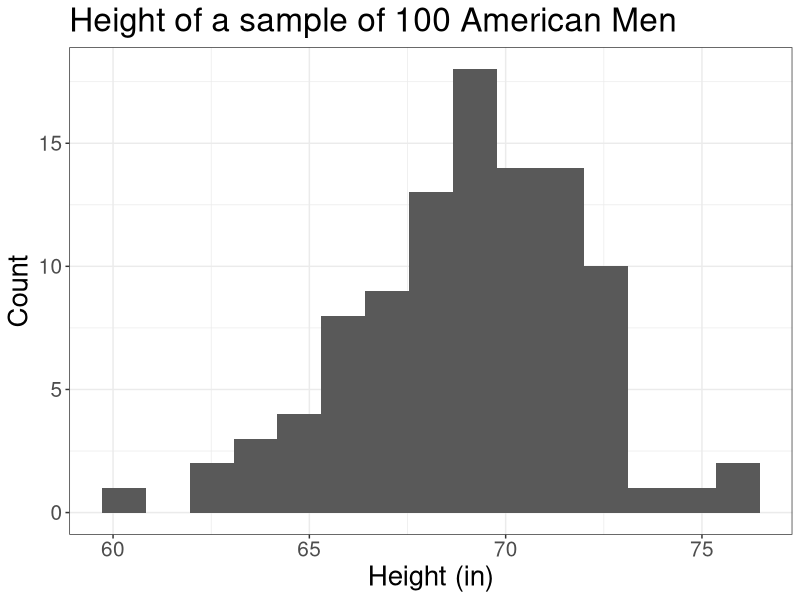
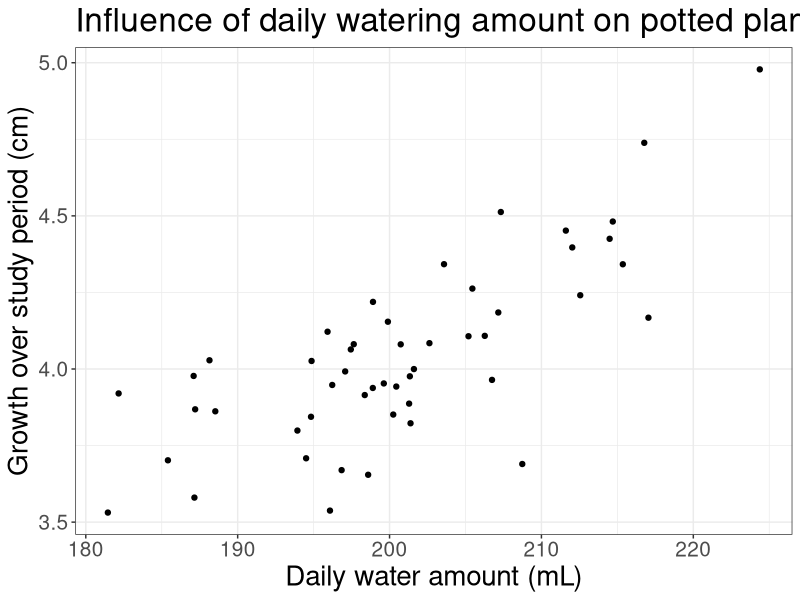
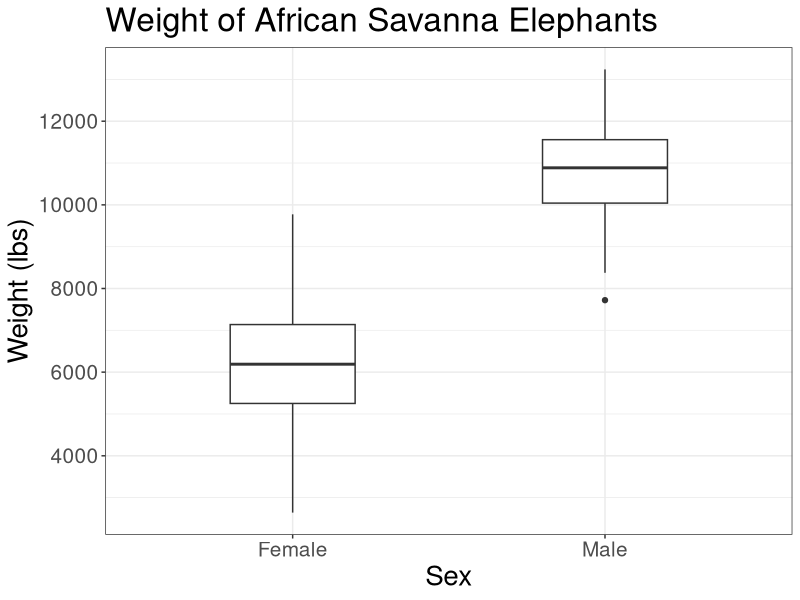
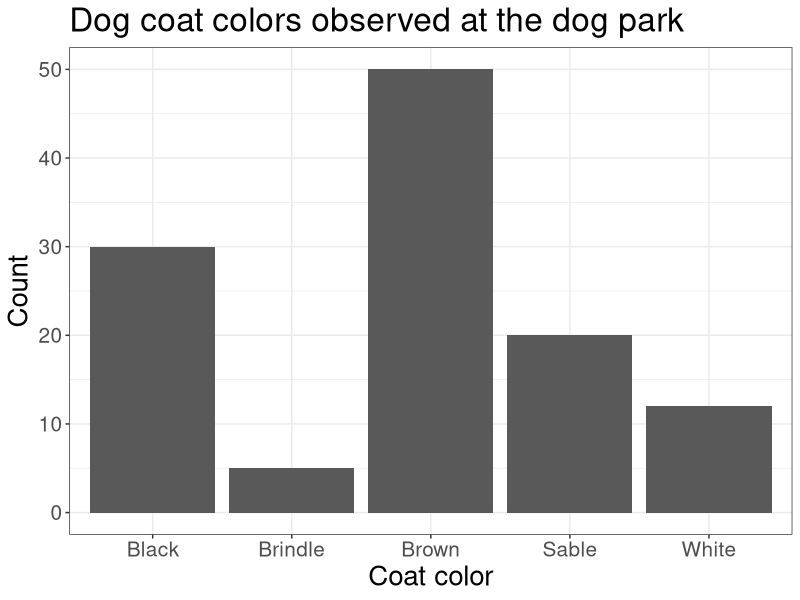

Recreate these plots in R, in order.
## ---- chunk 1
#| label: setup

library(tidyverse)
theme_set(theme_bw())
theme_update(axis.title = element_text(size = 20),
    title = element_text(size = 20),
    axis.text = element_text(size = 15))

## ---- chunk 2
#| label: histogram

set.seed(19834)
d <- tibble(
  height = rnorm(100, mean = 69.1, sd = 3)
)

ggplot(d, aes(x = height)) +
  geom_histogram(bins = 15) +
  labs(x = "Height (in)", y = "Count",
       title = "Height of a sample of 100 American Men")

## ---- chunk 3
#| label: scatterplot

set.seed(1999)

s <- tibble(
  daily_water_amount = rnorm(50, mean = 200, sd = 10),
  noise = rnorm(50, mean = 0.02, sd = 0.001),
  plant_height = daily_water_amount * noise
)

ggplot(s, aes(x = daily_water_amount, y = plant_height)) +
  geom_point() +
  labs(x = "Daily water amount (mL)", y = "Growth over study period (cm)",
       title = "Influence of daily watering amount on potted plant growth")

## ---- chunk 4
#| label: boxplot
set.seed(31394)

male_el <- rnorm(100, mean = 11000, sd = 1300)

female_el <- rnorm(100, mean = 6100, sd = 1400)

el_weight <- tibble(
  weight = c(male_el, female_el),
  sex = c(rep("Male", 100), rep("Female", 100))
)

ggplot(el_weight, aes(x = sex, y = weight)) +
  geom_boxplot(width = 0.4) +
  labs(x = "Sex", y = "Weight (lbs)", title = "Weight of African Savanna Elephants")


## ---- chunk 5
#| label: barplot

dog_coat <- tibble(
  color = c("Brindle", "White", "Black", "Brown", "Sable"),
  col_count = c(5, 12, 30, 50, 20)
)


ggplot(dog_coat, aes(x = color, y = col_count)) +
  geom_col() +
  labs(x = "Coat color", y = "Count",
       title = "Dog coat colors observed at the dog park") 


